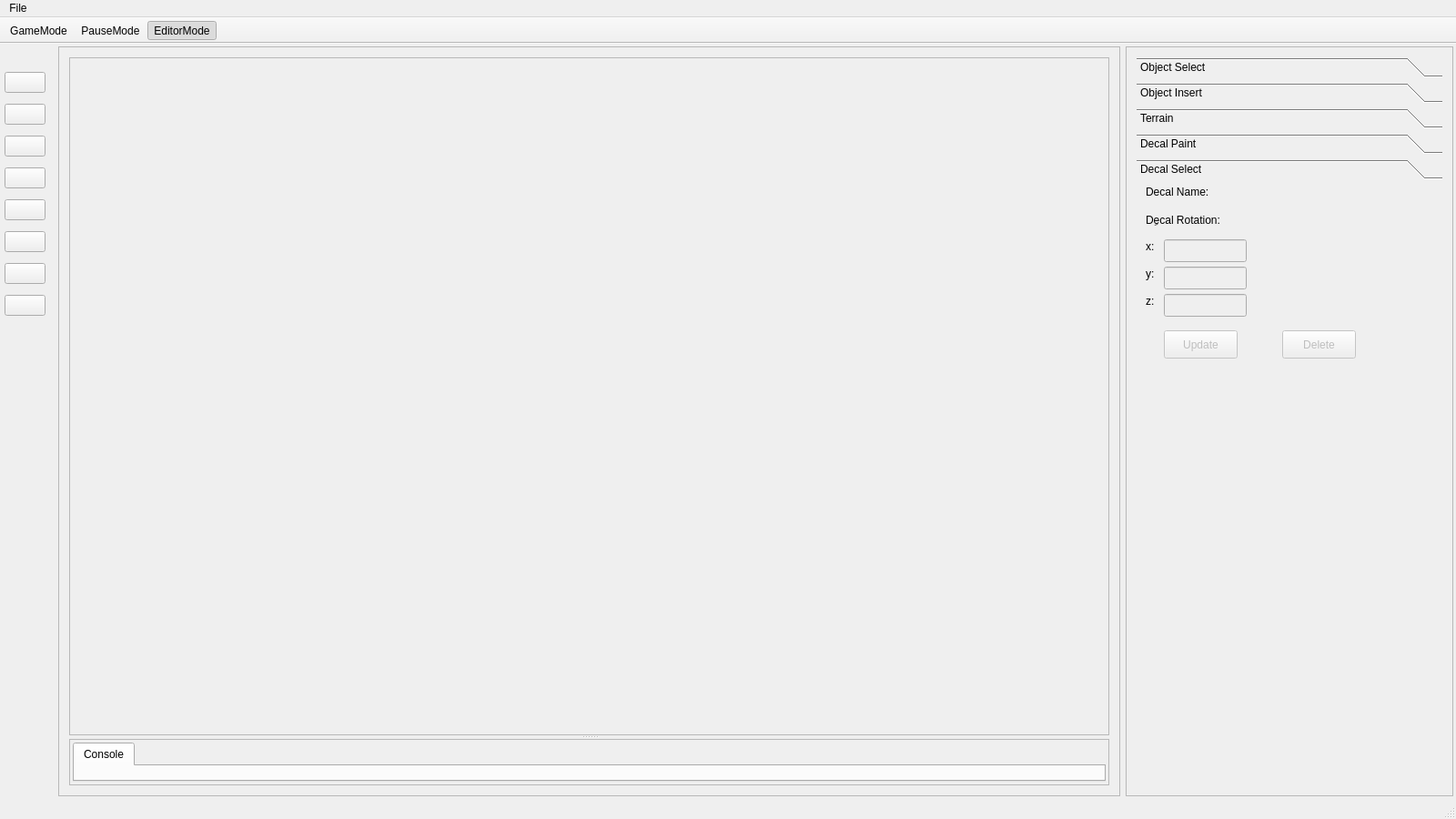
<?xml version="1.0" encoding="UTF-8"?>
<ui version="4.0">
 <class>bcBlackCatEditorClass</class>
 <widget class="QMainWindow" name="bcBlackCatEditorClass">
  <property name="geometry">
   <rect>
    <x>0</x>
    <y>0</y>
    <width>1600</width>
    <height>900</height>
   </rect>
  </property>
  <property name="sizePolicy">
   <sizepolicy hsizetype="Minimum" vsizetype="Minimum">
    <horstretch>0</horstretch>
    <verstretch>0</verstretch>
   </sizepolicy>
  </property>
  <property name="minimumSize">
   <size>
    <width>1600</width>
    <height>900</height>
   </size>
  </property>
  <property name="baseSize">
   <size>
    <width>1200</width>
    <height>750</height>
   </size>
  </property>
  <property name="windowTitle">
   <string>BlackCatEditor</string>
  </property>
  <widget class="QWidget" name="centralWidget">
   <property name="sizePolicy">
    <sizepolicy hsizetype="Expanding" vsizetype="Expanding">
     <horstretch>0</horstretch>
     <verstretch>0</verstretch>
    </sizepolicy>
   </property>
   <layout class="QVBoxLayout" name="verticalLayout_4">
    <property name="leftMargin">
     <number>3</number>
    </property>
    <property name="topMargin">
     <number>3</number>
    </property>
    <property name="rightMargin">
     <number>3</number>
    </property>
    <property name="bottomMargin">
     <number>3</number>
    </property>
    <item>
     <layout class="QHBoxLayout" name="mainLayout">
      <property name="spacing">
       <number>6</number>
      </property>
      <item>
       <widget class="QFrame" name="leftFrame">
        <property name="frameShape">
         <enum>QFrame::StyledPanel</enum>
        </property>
        <property name="frameShadow">
         <enum>QFrame::Raised</enum>
        </property>
        <layout class="QVBoxLayout" name="verticalLayout">
         <item>
          <widget class="QSplitter" name="splitter">
           <property name="orientation">
            <enum>Qt::Vertical</enum>
           </property>
           <widget class="QFrame" name="leftRenderFrame">
            <property name="sizePolicy">
             <sizepolicy hsizetype="Expanding" vsizetype="MinimumExpanding">
              <horstretch>0</horstretch>
              <verstretch>0</verstretch>
             </sizepolicy>
            </property>
            <property name="minimumSize">
             <size>
              <width>0</width>
              <height>550</height>
             </size>
            </property>
            <property name="frameShape">
             <enum>QFrame::StyledPanel</enum>
            </property>
            <property name="frameShadow">
             <enum>QFrame::Raised</enum>
            </property>
           </widget>
           <widget class="QFrame" name="leftBottomFrame">
            <property name="sizePolicy">
             <sizepolicy hsizetype="Expanding" vsizetype="Expanding">
              <horstretch>0</horstretch>
              <verstretch>0</verstretch>
             </sizepolicy>
            </property>
            <property name="baseSize">
             <size>
              <width>0</width>
              <height>0</height>
             </size>
            </property>
            <property name="frameShape">
             <enum>QFrame::StyledPanel</enum>
            </property>
            <property name="frameShadow">
             <enum>QFrame::Raised</enum>
            </property>
            <layout class="QHBoxLayout" name="horizontalLayout_3">
             <property name="spacing">
              <number>6</number>
             </property>
             <property name="leftMargin">
              <number>3</number>
             </property>
             <property name="topMargin">
              <number>3</number>
             </property>
             <property name="rightMargin">
              <number>3</number>
             </property>
             <property name="bottomMargin">
              <number>3</number>
             </property>
             <item>
              <widget class="QTabWidget" name="leftBottomTab">
               <property name="currentIndex">
                <number>0</number>
               </property>
               <widget class="QWidget" name="consoleTab">
                <attribute name="title">
                 <string>Console</string>
                </attribute>
               </widget>
              </widget>
             </item>
            </layout>
           </widget>
          </widget>
         </item>
        </layout>
       </widget>
      </item>
      <item>
       <widget class="QFrame" name="rightFrame">
        <property name="sizePolicy">
         <sizepolicy hsizetype="Fixed" vsizetype="Preferred">
          <horstretch>0</horstretch>
          <verstretch>0</verstretch>
         </sizepolicy>
        </property>
        <property name="minimumSize">
         <size>
          <width>360</width>
          <height>0</height>
         </size>
        </property>
        <property name="frameShape">
         <enum>QFrame::StyledPanel</enum>
        </property>
        <property name="frameShadow">
         <enum>QFrame::Raised</enum>
        </property>
        <property name="lineWidth">
         <number>10</number>
        </property>
        <layout class="QVBoxLayout" name="verticalLayout_2">
         <item>
          <widget class="QToolBox" name="rightToolBox">
           <property name="currentIndex">
            <number>4</number>
           </property>
           <property name="fontAwesome" stdset="0">
            <string>handpointero,cubes,areachart,pencil,pencilsquareo</string>
           </property>
           <widget class="QWidget" name="rightToolBoxObjectSelect">
            <property name="geometry">
             <rect>
              <x>0</x>
              <y>0</y>
              <width>340</width>
              <height>670</height>
             </rect>
            </property>
            <attribute name="label">
             <string>Object Select</string>
            </attribute>
            <widget class="QLabel" name="entityNameLabel">
             <property name="geometry">
              <rect>
               <x>10</x>
               <y>10</y>
               <width>81</width>
               <height>16</height>
              </rect>
             </property>
             <property name="text">
              <string>Entity Name:</string>
             </property>
            </widget>
            <widget class="QLabel" name="entityNameLabelValue">
             <property name="geometry">
              <rect>
               <x>100</x>
               <y>10</y>
               <width>231</width>
               <height>16</height>
              </rect>
             </property>
             <property name="text">
              <string/>
             </property>
            </widget>
            <widget class="QPushButton" name="entityDeleteButton">
             <property name="enabled">
              <bool>false</bool>
             </property>
             <property name="geometry">
              <rect>
               <x>160</x>
               <y>180</y>
               <width>81</width>
               <height>31</height>
              </rect>
             </property>
             <property name="text">
              <string>Delete</string>
             </property>
            </widget>
            <widget class="QLabel" name="entityPositionLabel">
             <property name="geometry">
              <rect>
               <x>10</x>
               <y>40</y>
               <width>81</width>
               <height>16</height>
              </rect>
             </property>
             <property name="text">
              <string>Entity Position:</string>
             </property>
            </widget>
            <widget class="QLineEdit" name="entityPositionXText">
             <property name="enabled">
              <bool>false</bool>
             </property>
             <property name="geometry">
              <rect>
               <x>30</x>
               <y>70</y>
               <width>91</width>
               <height>25</height>
              </rect>
             </property>
             <property name="readOnly">
              <bool>false</bool>
             </property>
            </widget>
            <widget class="QLabel" name="entityPositionXLabel">
             <property name="geometry">
              <rect>
               <x>10</x>
               <y>70</y>
               <width>16</width>
               <height>16</height>
              </rect>
             </property>
             <property name="text">
              <string>x:</string>
             </property>
            </widget>
            <widget class="QLabel" name="entityPositionYLabel">
             <property name="geometry">
              <rect>
               <x>10</x>
               <y>100</y>
               <width>16</width>
               <height>16</height>
              </rect>
             </property>
             <property name="text">
              <string>y:</string>
             </property>
            </widget>
            <widget class="QLineEdit" name="entityPositionYText">
             <property name="enabled">
              <bool>false</bool>
             </property>
             <property name="geometry">
              <rect>
               <x>30</x>
               <y>100</y>
               <width>91</width>
               <height>25</height>
              </rect>
             </property>
             <property name="readOnly">
              <bool>false</bool>
             </property>
            </widget>
            <widget class="QLabel" name="entityPositionZLabel">
             <property name="geometry">
              <rect>
               <x>10</x>
               <y>130</y>
               <width>16</width>
               <height>16</height>
              </rect>
             </property>
             <property name="text">
              <string>z:</string>
             </property>
            </widget>
            <widget class="QLineEdit" name="entityPositionZText">
             <property name="enabled">
              <bool>false</bool>
             </property>
             <property name="geometry">
              <rect>
               <x>30</x>
               <y>130</y>
               <width>91</width>
               <height>25</height>
              </rect>
             </property>
             <property name="readOnly">
              <bool>false</bool>
             </property>
            </widget>
            <widget class="QLineEdit" name="entityRotationZText">
             <property name="enabled">
              <bool>false</bool>
             </property>
             <property name="geometry">
              <rect>
               <x>160</x>
               <y>130</y>
               <width>91</width>
               <height>25</height>
              </rect>
             </property>
             <property name="readOnly">
              <bool>false</bool>
             </property>
            </widget>
            <widget class="QLabel" name="entityRotationXLabel">
             <property name="geometry">
              <rect>
               <x>140</x>
               <y>70</y>
               <width>16</width>
               <height>16</height>
              </rect>
             </property>
             <property name="text">
              <string>x:</string>
             </property>
            </widget>
            <widget class="QLabel" name="entityRotationYLabel">
             <property name="geometry">
              <rect>
               <x>140</x>
               <y>100</y>
               <width>16</width>
               <height>16</height>
              </rect>
             </property>
             <property name="text">
              <string>y:</string>
             </property>
            </widget>
            <widget class="QLabel" name="entityRotationLabel">
             <property name="geometry">
              <rect>
               <x>140</x>
               <y>40</y>
               <width>81</width>
               <height>16</height>
              </rect>
             </property>
             <property name="text">
              <string>Entity Rotation:</string>
             </property>
            </widget>
            <widget class="QLineEdit" name="entityRotationYText">
             <property name="enabled">
              <bool>false</bool>
             </property>
             <property name="geometry">
              <rect>
               <x>160</x>
               <y>100</y>
               <width>91</width>
               <height>25</height>
              </rect>
             </property>
             <property name="readOnly">
              <bool>false</bool>
             </property>
            </widget>
            <widget class="QLabel" name="entityRotationZLabel">
             <property name="geometry">
              <rect>
               <x>140</x>
               <y>130</y>
               <width>16</width>
               <height>16</height>
              </rect>
             </property>
             <property name="text">
              <string>z:</string>
             </property>
            </widget>
            <widget class="QLineEdit" name="entityRotationXText">
             <property name="enabled">
              <bool>false</bool>
             </property>
             <property name="geometry">
              <rect>
               <x>160</x>
               <y>70</y>
               <width>91</width>
               <height>25</height>
              </rect>
             </property>
             <property name="readOnly">
              <bool>false</bool>
             </property>
            </widget>
            <widget class="QPushButton" name="entityUpdateButton">
             <property name="enabled">
              <bool>false</bool>
             </property>
             <property name="geometry">
              <rect>
               <x>30</x>
               <y>180</y>
               <width>81</width>
               <height>31</height>
              </rect>
             </property>
             <property name="text">
              <string>Update</string>
             </property>
            </widget>
           </widget>
           <widget class="QWidget" name="rightToolBoxObjectInsert">
            <property name="geometry">
             <rect>
              <x>0</x>
              <y>0</y>
              <width>340</width>
              <height>670</height>
             </rect>
            </property>
            <attribute name="label">
             <string>Object Insert</string>
            </attribute>
            <layout class="QHBoxLayout" name="horizontalLayout_2">
             <item>
              <widget class="QListWidget" name="entityNameList"/>
             </item>
            </layout>
           </widget>
           <widget class="QWidget" name="rightToolBoxTerrain">
            <property name="geometry">
             <rect>
              <x>0</x>
              <y>0</y>
              <width>340</width>
              <height>670</height>
             </rect>
            </property>
            <attribute name="icon">
             <iconset theme="areaChart">
              <normaloff>C:/Users/moham/.designer/backup</normaloff>C:/Users/moham/.designer/backup</iconset>
            </attribute>
            <attribute name="label">
             <string>Terrain</string>
            </attribute>
            <layout class="QFormLayout" name="formLayout">
             <item row="0" column="0">
              <widget class="QLabel" name="terrainHeightLable">
               <property name="text">
                <string>Height: </string>
               </property>
              </widget>
             </item>
             <item row="0" column="1">
              <widget class="QLabel" name="terrainHeightValue">
               <property name="text">
                <string>0</string>
               </property>
              </widget>
             </item>
             <item row="2" column="0" colspan="2">
              <widget class="QSlider" name="terrainHeightSlider">
               <property name="minimum">
                <number>-20</number>
               </property>
               <property name="maximum">
                <number>20</number>
               </property>
               <property name="singleStep">
                <number>1</number>
               </property>
               <property name="pageStep">
                <number>2</number>
               </property>
               <property name="orientation">
                <enum>Qt::Horizontal</enum>
               </property>
               <property name="invertedAppearance">
                <bool>false</bool>
               </property>
               <property name="tickInterval">
                <number>0</number>
               </property>
              </widget>
             </item>
             <item row="6" column="0">
              <widget class="QLabel" name="terrainSmoothLable">
               <property name="text">
                <string>Smooth:</string>
               </property>
              </widget>
             </item>
             <item row="7" column="0" colspan="2">
              <widget class="QSlider" name="terrainSmoothSlider">
               <property name="minimum">
                <number>1</number>
               </property>
               <property name="maximum">
                <number>6</number>
               </property>
               <property name="pageStep">
                <number>1</number>
               </property>
               <property name="orientation">
                <enum>Qt::Horizontal</enum>
               </property>
              </widget>
             </item>
             <item row="6" column="1">
              <widget class="QLabel" name="terrainSmoothValue">
               <property name="text">
                <string>1</string>
               </property>
              </widget>
             </item>
             <item row="10" column="0">
              <widget class="QLabel" name="terrainMaterialLable">
               <property name="text">
                <string>Material: </string>
               </property>
              </widget>
             </item>
             <item row="11" column="0" colspan="2">
              <widget class="QComboBox" name="terrainMaterialCombo">
               <item>
                <property name="text">
                 <string>Material 1</string>
                </property>
               </item>
               <item>
                <property name="text">
                 <string>Material 2</string>
                </property>
               </item>
               <item>
                <property name="text">
                 <string>Material 3</string>
                </property>
               </item>
               <item>
                <property name="text">
                 <string>Material 4</string>
                </property>
               </item>
               <item>
                <property name="text">
                 <string>Material 5</string>
                </property>
               </item>
               <item>
                <property name="text">
                 <string>Material 6</string>
                </property>
               </item>
               <item>
                <property name="text">
                 <string>Material 7</string>
                </property>
               </item>
               <item>
                <property name="text">
                 <string>Material 8</string>
                </property>
               </item>
              </widget>
             </item>
             <item row="4" column="0" colspan="2">
              <widget class="QSlider" name="terrainRadiusSlider">
               <property name="minimum">
                <number>1</number>
               </property>
               <property name="maximum">
                <number>50</number>
               </property>
               <property name="singleStep">
                <number>1</number>
               </property>
               <property name="value">
                <number>25</number>
               </property>
               <property name="orientation">
                <enum>Qt::Horizontal</enum>
               </property>
               <property name="invertedAppearance">
                <bool>false</bool>
               </property>
               <property name="tickInterval">
                <number>0</number>
               </property>
              </widget>
             </item>
             <item row="3" column="0">
              <widget class="QLabel" name="terrainRadiusLable">
               <property name="text">
                <string>Radius: </string>
               </property>
              </widget>
             </item>
             <item row="3" column="1">
              <widget class="QLabel" name="terrainRadiusValue">
               <property name="text">
                <string>25</string>
               </property>
              </widget>
             </item>
            </layout>
           </widget>
           <widget class="QWidget" name="rightToolBoxDecalInsert">
            <property name="geometry">
             <rect>
              <x>0</x>
              <y>0</y>
              <width>340</width>
              <height>670</height>
             </rect>
            </property>
            <attribute name="label">
             <string>Decal Paint</string>
            </attribute>
            <layout class="QHBoxLayout" name="horizontalLayout">
             <item>
              <widget class="QListWidget" name="decalNameList"/>
             </item>
            </layout>
           </widget>
           <widget class="QWidget" name="rightToolBoxDecalSelect">
            <property name="geometry">
             <rect>
              <x>0</x>
              <y>0</y>
              <width>340</width>
              <height>670</height>
             </rect>
            </property>
            <attribute name="label">
             <string>Decal Select</string>
            </attribute>
            <widget class="QPushButton" name="decalUpdateButton">
             <property name="enabled">
              <bool>false</bool>
             </property>
             <property name="geometry">
              <rect>
               <x>30</x>
               <y>160</y>
               <width>81</width>
               <height>31</height>
              </rect>
             </property>
             <property name="text">
              <string>Update</string>
             </property>
            </widget>
            <widget class="QPushButton" name="decalDeleteButton">
             <property name="enabled">
              <bool>false</bool>
             </property>
             <property name="geometry">
              <rect>
               <x>160</x>
               <y>160</y>
               <width>81</width>
               <height>31</height>
              </rect>
             </property>
             <property name="text">
              <string>Delete</string>
             </property>
            </widget>
            <widget class="QLabel" name="decalNameLabel">
             <property name="geometry">
              <rect>
               <x>10</x>
               <y>0</y>
               <width>81</width>
               <height>16</height>
              </rect>
             </property>
             <property name="text">
              <string>Decal Name:</string>
             </property>
            </widget>
            <widget class="QLabel" name="decalNameLabelValue">
             <property name="geometry">
              <rect>
               <x>100</x>
               <y>0</y>
               <width>231</width>
               <height>16</height>
              </rect>
             </property>
             <property name="text">
              <string/>
             </property>
            </widget>
            <widget class="QLineEdit" name="decalRotationZText">
             <property name="enabled">
              <bool>false</bool>
             </property>
             <property name="geometry">
              <rect>
               <x>30</x>
               <y>120</y>
               <width>91</width>
               <height>25</height>
              </rect>
             </property>
             <property name="readOnly">
              <bool>false</bool>
             </property>
            </widget>
            <widget class="QLabel" name="decalRotationZLabel">
             <property name="geometry">
              <rect>
               <x>10</x>
               <y>120</y>
               <width>16</width>
               <height>16</height>
              </rect>
             </property>
             <property name="text">
              <string>z:</string>
             </property>
            </widget>
            <widget class="QLineEdit" name="decalRotationXText">
             <property name="enabled">
              <bool>false</bool>
             </property>
             <property name="geometry">
              <rect>
               <x>30</x>
               <y>60</y>
               <width>91</width>
               <height>25</height>
              </rect>
             </property>
             <property name="readOnly">
              <bool>false</bool>
             </property>
            </widget>
            <widget class="QLabel" name="decalRotationLabel">
             <property name="geometry">
              <rect>
               <x>10</x>
               <y>30</y>
               <width>81</width>
               <height>16</height>
              </rect>
             </property>
             <property name="text">
              <string>Dِecal Rotation:</string>
             </property>
            </widget>
            <widget class="QLineEdit" name="decalRotationYText">
             <property name="enabled">
              <bool>false</bool>
             </property>
             <property name="geometry">
              <rect>
               <x>30</x>
               <y>90</y>
               <width>91</width>
               <height>25</height>
              </rect>
             </property>
             <property name="readOnly">
              <bool>false</bool>
             </property>
            </widget>
            <widget class="QLabel" name="decalRotationXLabel">
             <property name="geometry">
              <rect>
               <x>10</x>
               <y>60</y>
               <width>16</width>
               <height>16</height>
              </rect>
             </property>
             <property name="text">
              <string>x:</string>
             </property>
            </widget>
            <widget class="QLabel" name="decalRotationYLabel">
             <property name="geometry">
              <rect>
               <x>10</x>
               <y>90</y>
               <width>16</width>
               <height>16</height>
              </rect>
             </property>
             <property name="text">
              <string>y:</string>
             </property>
            </widget>
            <widget class="QLabel" name="decalNameLabelValue_2">
             <property name="geometry">
              <rect>
               <x>90</x>
               <y>0</y>
               <width>231</width>
               <height>16</height>
              </rect>
             </property>
             <property name="text">
              <string/>
             </property>
            </widget>
           </widget>
          </widget>
         </item>
        </layout>
       </widget>
      </item>
     </layout>
    </item>
   </layout>
  </widget>
  <widget class="QMenuBar" name="mainMenuBar">
   <property name="geometry">
    <rect>
     <x>0</x>
     <y>0</y>
     <width>1600</width>
     <height>21</height>
    </rect>
   </property>
   <widget class="QMenu" name="fileMenu">
    <property name="title">
     <string>File</string>
    </property>
    <addaction name="newSceneMenu"/>
    <addaction name="loadSceneMenu"/>
    <addaction name="saveSceneMenu"/>
   </widget>
   <addaction name="fileMenu"/>
  </widget>
  <widget class="QToolBar" name="mainToolBar">
   <property name="sizePolicy">
    <sizepolicy hsizetype="Preferred" vsizetype="Fixed">
     <horstretch>0</horstretch>
     <verstretch>0</verstretch>
    </sizepolicy>
   </property>
   <property name="minimumSize">
    <size>
     <width>0</width>
     <height>0</height>
    </size>
   </property>
   <property name="maximumSize">
    <size>
     <width>16777215</width>
     <height>30</height>
    </size>
   </property>
   <property name="baseSize">
    <size>
     <width>0</width>
     <height>0</height>
    </size>
   </property>
   <property name="movable">
    <bool>false</bool>
   </property>
   <property name="orientation">
    <enum>Qt::Horizontal</enum>
   </property>
   <property name="iconSize">
    <size>
     <width>22</width>
     <height>22</height>
    </size>
   </property>
   <property name="floatable">
    <bool>false</bool>
   </property>
   <attribute name="toolBarArea">
    <enum>TopToolBarArea</enum>
   </attribute>
   <attribute name="toolBarBreak">
    <bool>false</bool>
   </attribute>
   <addaction name="gameModeButton"/>
   <addaction name="pauseModeButton"/>
   <addaction name="editorModeButton"/>
  </widget>
  <widget class="QStatusBar" name="statusBar">
   <property name="sizePolicy">
    <sizepolicy hsizetype="Preferred" vsizetype="Preferred">
     <horstretch>0</horstretch>
     <verstretch>0</verstretch>
    </sizepolicy>
   </property>
  </widget>
  <widget class="QDockWidget" name="toolsDock">
   <property name="sizePolicy">
    <sizepolicy hsizetype="Maximum" vsizetype="Preferred">
     <horstretch>0</horstretch>
     <verstretch>0</verstretch>
    </sizepolicy>
   </property>
   <property name="minimumSize">
    <size>
     <width>55</width>
     <height>914</height>
    </size>
   </property>
   <property name="maximumSize">
    <size>
     <width>55</width>
     <height>524287</height>
    </size>
   </property>
   <property name="floating">
    <bool>false</bool>
   </property>
   <property name="features">
    <set>QDockWidget::NoDockWidgetFeatures</set>
   </property>
   <property name="windowTitle">
    <string notr="true"/>
   </property>
   <attribute name="dockWidgetArea">
    <number>1</number>
   </attribute>
   <widget class="QWidget" name="toolsDockContents">
    <layout class="QVBoxLayout" name="verticalLayout_3" stretch="0,0,0,0,0,0,0,0">
     <property name="spacing">
      <number>0</number>
     </property>
     <property name="sizeConstraint">
      <enum>QLayout::SetDefaultConstraint</enum>
     </property>
     <property name="leftMargin">
      <number>5</number>
     </property>
     <property name="topMargin">
      <number>0</number>
     </property>
     <property name="rightMargin">
      <number>5</number>
     </property>
     <property name="bottomMargin">
      <number>600</number>
     </property>
     <item>
      <widget class="QToolButton" name="objectSelectButton">
       <property name="sizePolicy">
        <sizepolicy hsizetype="Expanding" vsizetype="Fixed">
         <horstretch>0</horstretch>
         <verstretch>0</verstretch>
        </sizepolicy>
       </property>
       <property name="toolTip">
        <string>Object Select</string>
       </property>
       <property name="text">
        <string/>
       </property>
       <property name="checkable">
        <bool>true</bool>
       </property>
       <property name="autoExclusive">
        <bool>true</bool>
       </property>
       <property name="fontAwesome" stdset="0">
        <string>handpointero</string>
       </property>
      </widget>
     </item>
     <item>
      <widget class="QToolButton" name="objectInsertButton">
       <property name="sizePolicy">
        <sizepolicy hsizetype="Expanding" vsizetype="Fixed">
         <horstretch>0</horstretch>
         <verstretch>0</verstretch>
        </sizepolicy>
       </property>
       <property name="toolTip">
        <string>Object Insert</string>
       </property>
       <property name="text">
        <string/>
       </property>
       <property name="checkable">
        <bool>true</bool>
       </property>
       <property name="autoExclusive">
        <bool>true</bool>
       </property>
       <property name="fontAwesome" stdset="0">
        <string>cubes</string>
       </property>
      </widget>
     </item>
     <item>
      <widget class="QToolButton" name="terrainHeightButton">
       <property name="sizePolicy">
        <sizepolicy hsizetype="Expanding" vsizetype="Fixed">
         <horstretch>0</horstretch>
         <verstretch>0</verstretch>
        </sizepolicy>
       </property>
       <property name="minimumSize">
        <size>
         <width>0</width>
         <height>0</height>
        </size>
       </property>
       <property name="sizeIncrement">
        <size>
         <width>0</width>
         <height>0</height>
        </size>
       </property>
       <property name="baseSize">
        <size>
         <width>0</width>
         <height>0</height>
        </size>
       </property>
       <property name="toolTip">
        <string>Terrain Height</string>
       </property>
       <property name="text">
        <string/>
       </property>
       <property name="checkable">
        <bool>true</bool>
       </property>
       <property name="autoExclusive">
        <bool>true</bool>
       </property>
       <property name="fontAwesome" stdset="0">
        <string>areachart</string>
       </property>
      </widget>
     </item>
     <item>
      <widget class="QToolButton" name="terrainSmoothButton">
       <property name="sizePolicy">
        <sizepolicy hsizetype="Expanding" vsizetype="Fixed">
         <horstretch>0</horstretch>
         <verstretch>0</verstretch>
        </sizepolicy>
       </property>
       <property name="toolTip">
        <string>Terrain Smooth</string>
       </property>
       <property name="text">
        <string/>
       </property>
       <property name="checkable">
        <bool>true</bool>
       </property>
       <property name="autoExclusive">
        <bool>true</bool>
       </property>
       <property name="fontAwesome" stdset="0">
        <string>bullseye</string>
       </property>
      </widget>
     </item>
     <item>
      <widget class="QToolButton" name="terrainMaterialButton">
       <property name="sizePolicy">
        <sizepolicy hsizetype="Expanding" vsizetype="Fixed">
         <horstretch>0</horstretch>
         <verstretch>0</verstretch>
        </sizepolicy>
       </property>
       <property name="toolTip">
        <string>Terrain Material</string>
       </property>
       <property name="text">
        <string/>
       </property>
       <property name="checkable">
        <bool>true</bool>
       </property>
       <property name="autoExclusive">
        <bool>true</bool>
       </property>
       <property name="fontAwesome" stdset="0">
        <string>envira</string>
       </property>
      </widget>
     </item>
     <item>
      <widget class="QToolButton" name="terrainMaterialSmoothButton">
       <property name="sizePolicy">
        <sizepolicy hsizetype="Expanding" vsizetype="Fixed">
         <horstretch>0</horstretch>
         <verstretch>0</verstretch>
        </sizepolicy>
       </property>
       <property name="toolTip">
        <string>Terrain Material Smooth</string>
       </property>
       <property name="text">
        <string/>
       </property>
       <property name="checkable">
        <bool>true</bool>
       </property>
       <property name="autoExclusive">
        <bool>true</bool>
       </property>
       <property name="fontAwesome" stdset="0">
        <string>bullseye</string>
       </property>
      </widget>
     </item>
     <item>
      <widget class="QToolButton" name="decalPaintButton">
       <property name="sizePolicy">
        <sizepolicy hsizetype="Expanding" vsizetype="Fixed">
         <horstretch>0</horstretch>
         <verstretch>0</verstretch>
        </sizepolicy>
       </property>
       <property name="toolTip">
        <string>Decal Paint</string>
       </property>
       <property name="text">
        <string/>
       </property>
       <property name="checkable">
        <bool>true</bool>
       </property>
       <property name="autoExclusive">
        <bool>true</bool>
       </property>
       <property name="fontAwesome" stdset="0">
        <string>pencil</string>
       </property>
      </widget>
     </item>
     <item>
      <widget class="QToolButton" name="decalSelectButton">
       <property name="sizePolicy">
        <sizepolicy hsizetype="Expanding" vsizetype="Fixed">
         <horstretch>0</horstretch>
         <verstretch>0</verstretch>
        </sizepolicy>
       </property>
       <property name="toolTip">
        <string>Decal Select</string>
       </property>
       <property name="text">
        <string/>
       </property>
       <property name="checkable">
        <bool>true</bool>
       </property>
       <property name="autoExclusive">
        <bool>true</bool>
       </property>
       <property name="fontAwesome" stdset="0">
        <string>pencilsquareo</string>
       </property>
      </widget>
     </item>
    </layout>
   </widget>
  </widget>
  <action name="newSceneMenu">
   <property name="text">
    <string>NewScene</string>
   </property>
  </action>
  <action name="loadSceneMenu">
   <property name="text">
    <string>LoadScene</string>
   </property>
  </action>
  <action name="saveSceneMenu">
   <property name="text">
    <string>SaveScene</string>
   </property>
  </action>
  <action name="gameModeButton">
   <property name="checkable">
    <bool>true</bool>
   </property>
   <property name="text">
    <string>GameMode</string>
   </property>
   <property name="toolTip">
    <string>GameMode</string>
   </property>
   <property name="fontAwesome" stdset="0">
    <string>play</string>
   </property>
  </action>
  <action name="editorModeButton">
   <property name="checkable">
    <bool>true</bool>
   </property>
   <property name="checked">
    <bool>true</bool>
   </property>
   <property name="text">
    <string>EditorMode</string>
   </property>
   <property name="toolTip">
    <string>EditorMode</string>
   </property>
   <property name="fontAwesome" stdset="0">
    <string>stop</string>
   </property>
  </action>
  <action name="pauseModeButton">
   <property name="checkable">
    <bool>true</bool>
   </property>
   <property name="checked">
    <bool>false</bool>
   </property>
   <property name="text">
    <string>PauseMode</string>
   </property>
   <property name="toolTip">
    <string>PauseMode</string>
   </property>
   <property name="fontAwesome" stdset="0">
    <string>pause</string>
   </property>
  </action>
 </widget>
 <layoutdefault spacing="6" margin="11"/>
 <resources>
  <include location="..\\Resources\\bcBlackCatEditor.qrc"/>
 </resources>
 <connections>
  <connection>
   <sender>terrainHeightSlider</sender>
   <signal>valueChanged(int)</signal>
   <receiver>terrainHeightValue</receiver>
   <slot>setNum(int)</slot>
   <hints>
    <hint type="sourcelabel">
     <x>1572</x>
     <y>169</y>
    </hint>
    <hint type="destinationlabel">
     <x>1336</x>
     <y>121</y>
    </hint>
   </hints>
  </connection>
  <connection>
   <sender>terrainSmoothSlider</sender>
   <signal>valueChanged(int)</signal>
   <receiver>terrainSmoothValue</receiver>
   <slot>setNum(int)</slot>
   <hints>
    <hint type="sourcelabel">
     <x>1572</x>
     <y>221</y>
    </hint>
    <hint type="destinationlabel">
     <x>1572</x>
     <y>192</y>
    </hint>
   </hints>
  </connection>
  <connection>
   <sender>terrainRadiusSlider</sender>
   <signal>valueChanged(int)</signal>
   <receiver>terrainRadiusValue</receiver>
   <slot>setNum(int)</slot>
   <hints>
    <hint type="sourcelabel">
     <x>1281</x>
     <y>261</y>
    </hint>
    <hint type="destinationlabel">
     <x>1317</x>
     <y>239</y>
    </hint>
   </hints>
  </connection>
 </connections>
 <slots>
  <slot>on_pushButton_clicked()</slot>
 </slots>
</ui>
